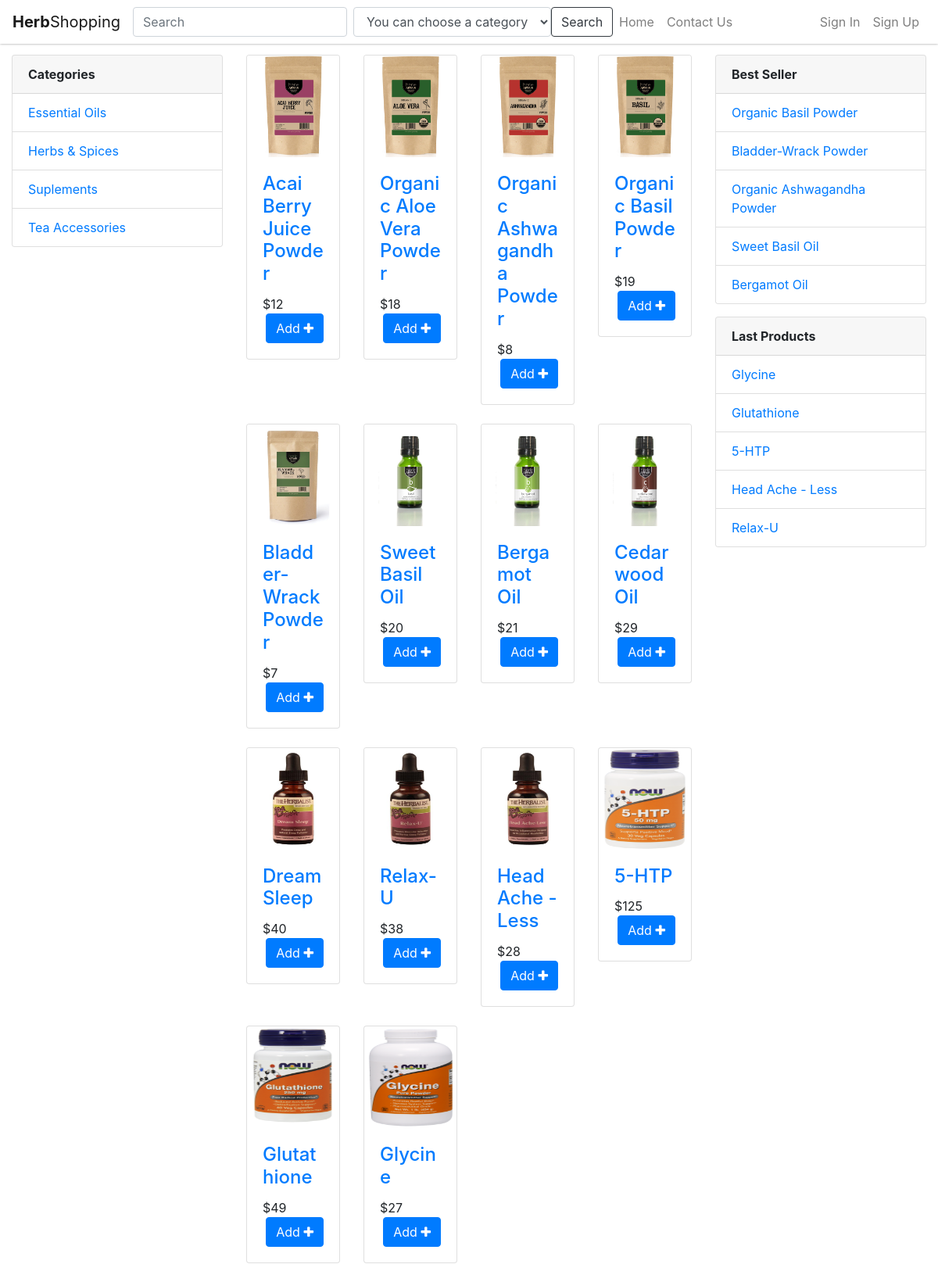
The page / on the database its author committed.
### apps/shop/models.py (models this page shows, shortened)
class Category(models.Model):
    name            = models.CharField(max_length=50)
    slug            = models.SlugField(unique=True, blank=True)
    class Meta:
        ordering = ['name']
    def get_absolute_url(self):
        return reverse('shop:categories', kwargs={'slug': self.slug})

class Item(models.Model):
    owner           = models.ForeignKey(Distributor, on_delete=models.CASCADE)
    name            = models.CharField(max_length=200)
    slug            = models.SlugField(unique=True, blank=True)
    description     = models.TextField(default='')
    price           = models.IntegerField(default=0)
    sold            = models.IntegerField(default=0)
    weight          = models.IntegerField(default=0)
    stock           = models.IntegerField(default=0)
    is_approvaled   = models.BooleanField(default=False)
    is_updated      = models.BooleanField(default=False)
    is_deleted      = models.BooleanField(default=False)
    timestamp       = models.DateTimeField(auto_now_add=True)
    updated_date    = models.DateTimeField(auto_now=True)
    category        = models.ForeignKey(Category)
    related_product = models.ForeignKey('Item', null=True, blank=True)
    image           = models.ImageField(upload_to=item_upload_location, width_field='width_field', height_field='height_field')
    width_field     = models.IntegerField(default=0)
    height_field    = models.IntegerField(default=0)
    def get_absolute_url(self):
        return reverse('shop:detail', kwargs={'slug': self.slug})

### apps/shop/views.py (the view)
# urls.py: url(r'^$', HomeView.as_view(), name='home'),
class HomeView(ListView):
    template_name = 'shop/home.html'
    queryset = Item.objects.filter(is_approvaled=True).filter(is_updated=False).filter(is_deleted=False)
    context_object_name = 'items'
    def get_context_data(self, *args, **kwargs):
        context = super(HomeView, self).get_context_data(*args ,**kwargs)
        queryset_last_5 = Item.objects.filter(is_approvaled=True).filter(is_updated=False).filter(is_deleted=False).order_by('-timestamp')[:5]
        queryset_best_seller = Item.objects.filter(is_approvaled=True).filter(is_updated=False).filter(is_deleted=False).order_by('-sold')[:5]
        context['lastfive'] = queryset_last_5
        context['bestseller'] = queryset_best_seller
        context['dist_count'] = Distributor.objects.filter(is_approveled=False).count()
        context['item_count'] = Item.objects.filter(is_approvaled=False).filter(is_deleted=False).count()
        context['item_u_count'] = Item.objects.filter(is_updated=True).filter(is_deleted=False).count()
        context['item_delete_count'] = Item.objects.filter(is_deleted=True).count()
        context['categories'] = Category.objects.all()
        return context

### apps/shop/templates/shop/home.html (shortened to what this page needs)
{% extends "base.html" %}
{% block content %}
    <div class="col-sm-3">
      <div class="card">
        <div class="card-header"><b>Categories</b></div>
        <ul class="list-group list-group-flush">
          {% for category in categories %}
          <li class="list-group-item"><a href="{{ category.get_absolute_url }}">{{ category.name }}</a></li>
          {% endfor %}
        </ul>
      </div>
    </div>
    <div class="col-md-6">
        <div class="row">
          {% for item in items %}
            <div class="col-sm-3">
              <div class="card mb-4">
                <img class="card-img-top" src="{{ item.image.url }}" width="85px" height="130px">
                <div class="card-body">
                  <h4 class="card-title"><a href="{{ item.get_absolute_url }}">{{ item.name }}</a></h4>
                  <span>${{ item.price }}</span>
                  <a href="{% url 'shop:add_to_cart' item.id %}" class="btn btn-primary pull-right">Add
                    <i class="fa fa-plus" aria-hidden="true"></i>
                  </a>
                </div>
              </div>
            </div>
          {% endfor %}
      </div>
    </div>
    <div class="col-md-3">
      <div class="card mb-3">
        <div class="card-header"><b>Best Seller</b></div>
        <ul class="list-group list-group-flush">
          {% for best in bestseller %}
            <li class="list-group-item"><a href="{{ best.get_absolute_url }}">{{ best.name }}</a></li>
          {% endfor %}
        </ul>
      </div>
      <div class="card mb-3">
        <div class="card-header"><b>Last Products</b></div>
        <ul class="list-group list-group-flush">
          {% for lastitem in lastfive %}
            <li class="list-group-item"><a href="{{ lastitem.get_absolute_url }}">{{ lastitem.name }}</a></li>
          {% endfor %}
        </ul>
      </div>
    </div>
{% endblock content %}

### apps/templates/base.html (shortened to what this page needs)
<!DOCTYPE html>
<html lang="en">
<head>
  {% include "dist/css.html" %}
</head>
<body>
  {% include "include/nav.html" %}
  <div class="container-fluid">
    <div class="row">
      {% block content %}
      {% endblock content %}
    </div>
  </div>
</body>
</html>

### apps/templates/dist/css.html (shortened to what this page needs)
{% load static %}
<link rel="stylesheet" href="https://maxcdn.bootstrapcdn.com/bootstrap/4.0.0-beta.2/css/bootstrap.min.css">
<link rel="stylesheet" href="https://maxcdn.bootstrapcdn.com/font-awesome/4.7.0/css/font-awesome.min.css">
<link rel="stylesheet" href="{% static 'se301/css/style.css' %}">

### apps/templates/include/nav.html (shortened to what this page needs)
{% load static %}
<nav class="navbar fixed-top navbar-expand-md navbar-light bg-light">
  <a class="navbar-brand" href="{% url 'shop:home' %}"><b>Herb</b>Shopping</a>
  <div class="collapse navbar-collapse" id="navbarSupportedContent">
    <form method="get" action="{% url 'shop:search' %}" class="form-inline">
      <input class="form-control mr-sm-2" type="search" name="search" placeholder="Search" aria-label="Search" value="{{request.GET.search}}">
      <div class="form-group">
        <select name="category" class="form-control" id="sel1">
          <option value="0">You can choose a category</option>
        </select>
      </div>
    <button class="btn btn-outline-dark my-2 my-sm-0" type="submit">Search</button>
    </form>
    <ul class="navbar-nav">
      <li class="nav-item"><a class="nav-link" href="/">Home</a></li>
      <li class="nav-item"><a class="nav-link" href="{% url 'shop:contact_us' %}">Contact Us</a></li>
    </ul>
    {% if user.is_authenticated %}
    <ul class="navbar-nav ml-auto">
      {% if user.user_type == '4' %}
      <li class="nav-item">
        <a class="nav-link" href="{% url 'shop:cart' %}">
          {% if request.user.shopping_cart.first.items.all.count != 0 %}
          <span class="badge badge-pill badge-danger" style="margin-left:5px;">{{request.user.shopping_cart.first.items.all.count}}</span>
          {% endif %}
          <i class="fa fa-shopping-cart" aria-hidden="true"></i> Basket
        </a>
      </li>
      {% endif %}
      <li class="nav-item dropdown">
        <a class="nav-link dropdown-toggle" href="#" id="navbarDropdownMenuLink" data-toggle="dropdown" aria-haspopup="true" aria-expanded="false">
          <i class="fa fa-user"></i> {{ request.user }} </a>
        <div class="dropdown-menu dropdown-menu-right" aria-labelledby="navbarDropdownMenuLink">
          {% if user.user_type == '4' %}
          <a class="dropdown-item" href="{% url 'shop:my_orders' %}">My Previous Orders</a>
          <div class="dropdown-divider"></div>
          {% endif %}
          <a class="dropdown-item" href="{% url 'users:logout' %}" style="color:red;">Çıkış Yap</a>
        </div>
      </li>
    </ul>
  </div>
  {% else %}
  <ul class="navbar-nav ml-auto">
    <li class="nav-item"><a class="nav-link" href="{% url 'users:login' %}">Sign In</a></li>
    <li class="nav-item"><a class="nav-link" href="{% url 'users:register' %}">Sign Up</a></li>
  </ul>
  {% endif %}
</nav>

### apps/templates/dist/js.html (shortened to what this page needs)
{% load static %}

### ms/static/se301/css/style.css (style rules this page uses)
html { overflow-y: scroll; }
body { margin-top: 70px; }
.navbar { -webkit-box-shadow: 0 0px 3px 0px #999; -moz-box-shadow: 0 0px 3px 0px #999; box-shadow: 0 0px 3px 0px #999; background-color: #FFF !important; }
html { font-size: 1rem; }

### rows shown on the page
Category: name "Essential Oils"
Category: name "Herbs & Spices"
Category: name "Suplements"
Category: name "Tea Accessories"
Item: image (picture), name "Acai Berry Juice Powder", price "12"
Item: image (picture), name "Organic Aloe Vera Powder", price "18"
Item: image (picture), name "Organic Ashwagandha Powder", price "8"
Item: image (picture), name "Organic Basil Powder", price "19"
Item: image (picture), name "Bladder-Wrack Powder", price "7"
Item: image (picture), name "Sweet Basil Oil", price "20"
Item: image (picture), name "Bergamot Oil", price "21"
Item: image (picture), name "Cedarwood Oil", price "29"
Item: image (picture), name "Dream Sleep", price "40"
Item: image (picture), name "Relax-U", price "38"
Item: image (picture), name "Head Ache - Less", price "28"
Item: image (picture), name "5-HTP", price "125"
Item: image (picture), name "Glutathione", price "49"
Item: image (picture), name "Glycine", price "27"
